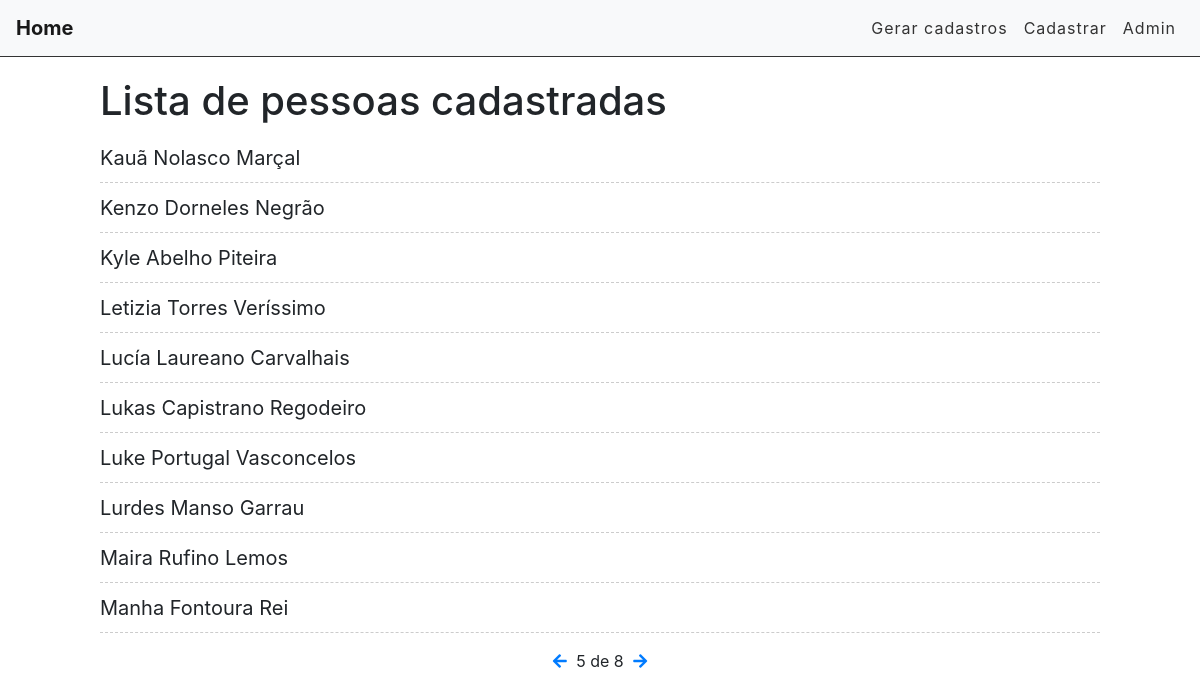
The page /home/?page=5 on the database its author committed.
### accounts/models.py (models this page shows, shortened)
class Account(models.Model):
    first_name = models.CharField(max_length=255)
    last_name = models.CharField(max_length=255)
    age = models.IntegerField()
    birth_date = models.DateField(null=True)
    email = models.EmailField()
    nickname = models.CharField(max_length=255)
    observations = models.TextField()

### accounts/views.py (the view)
# urls.py: path('home/', views.cadaster_list, name='cadaster-list'),
def cadaster_list(request):
    accounts_list = Account.objects.all().order_by('first_name')
    paginator = Paginator(accounts_list, 10)
    page = request.GET.get('page')
    accounts = paginator.get_page(page)
    return render(request, 'accounts/cadaster_list.html', {'accounts': accounts})

### accounts/templates/accounts/cadaster_list.html (shortened to what this page needs)
{% extends 'base.html' %}
{% block content %}
<div class="offset-1 col-10 list-div">
    <h1>Lista de pessoas cadastradas</h1>
    <ul class="task-list">
        {% for account in accounts %}
        <li class="task-item">
            <span>{{account.first_name}} {{account.last_name}}</span>
        </li>
        {% endfor %}
    </ul>
    <div class="pagination">
        <span class="step-links">
            {% if accounts.has_previous %}
                <a href="?page={{ accounts.previous_page_number }}">
                    <i class="fas fa-arrow-left"></i>
                </a>
            {% endif %}
            <span class="current">
                {{ accounts.number }} de {{ accounts.paginator.num_pages }}
            </span>
            {% if accounts.has_next %}
                <a href="?page={{ accounts.next_page_number }}">
                    <i class="fas fa-arrow-right"></i>
                </a>
            {% endif %}
        </span>
    </div>
</div>
{% endblock %}

### accounts/static/css/styles.css (style rules this page uses)
.list-div { padding: 0; }
.task-list { padding-left: 0; }
.task-item { list-style: none; font-size: 20px; height: 50px; padding-top: 10px; border-bottom: 1px dashed #CCC; }
.pagination { margin-bottom: 20px; }
.step-links { position: relative; margin-left: auto; margin-right: auto; }
.step-links .current { margin-left: 5px; margin-right: 5px; }

### rows shown on the page
Account: first_name "Kauã Nolasco", last_name "Marçal"
Account: first_name "Kenzo Dorneles", last_name "Negrão"
Account: first_name "Kyle Abelho", last_name "Piteira"
Account: first_name "Letizia Torres", last_name "Veríssimo"
Account: first_name "Lucía Laureano", last_name "Carvalhais"
Account: first_name "Lukas Capistrano", last_name "Regodeiro"
Account: first_name "Luke Portugal", last_name "Vasconcelos"
Account: first_name "Lurdes Manso", last_name "Garrau"
Account: first_name "Maira Rufino", last_name "Lemos"
Account: first_name "Manha Fontoura", last_name "Rei"

### other values the page prints
{{ accounts.number }} "5"
{{ accounts.paginator.num_pages }} "8"
